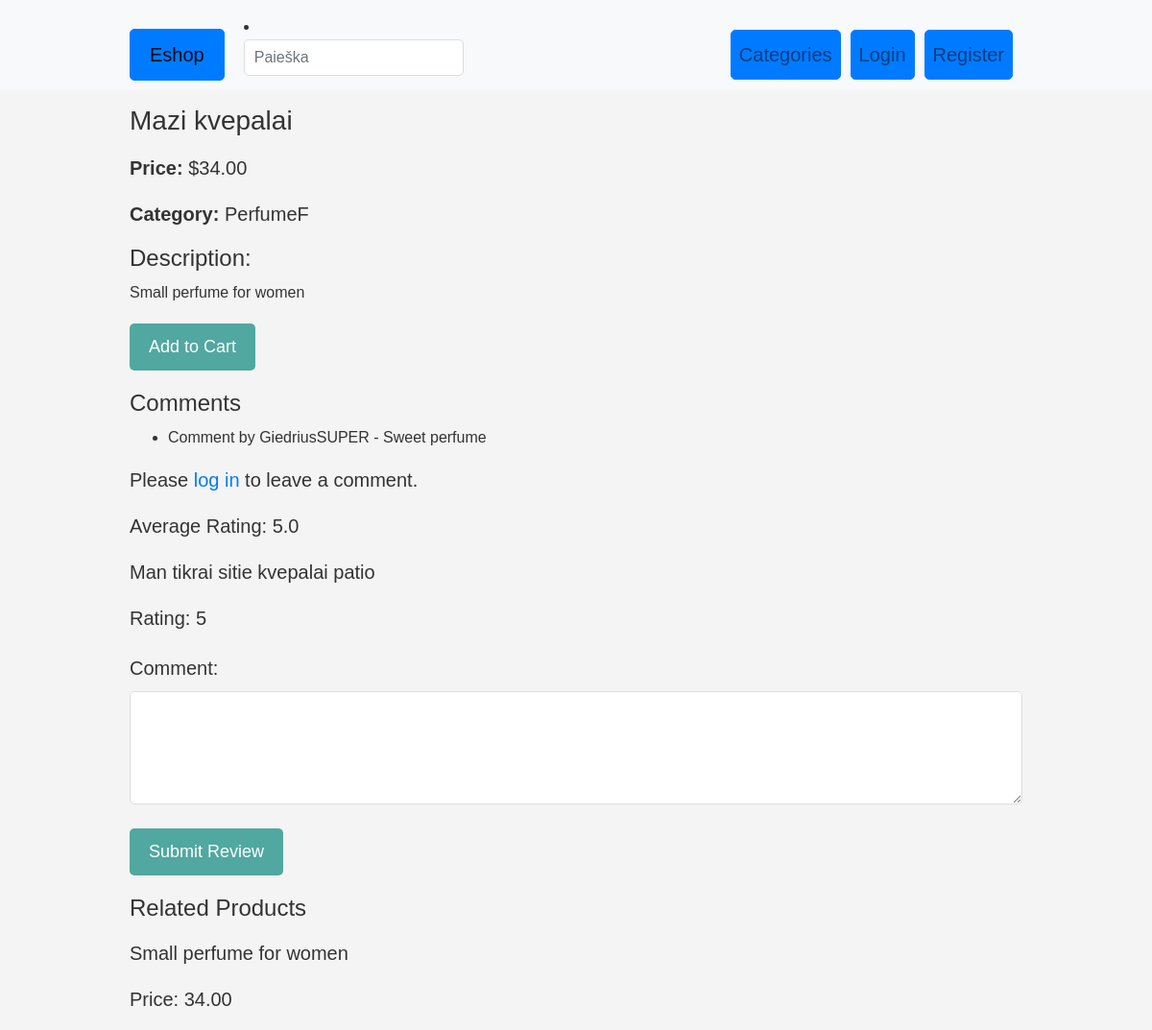
The app's page /product/2/, older data.
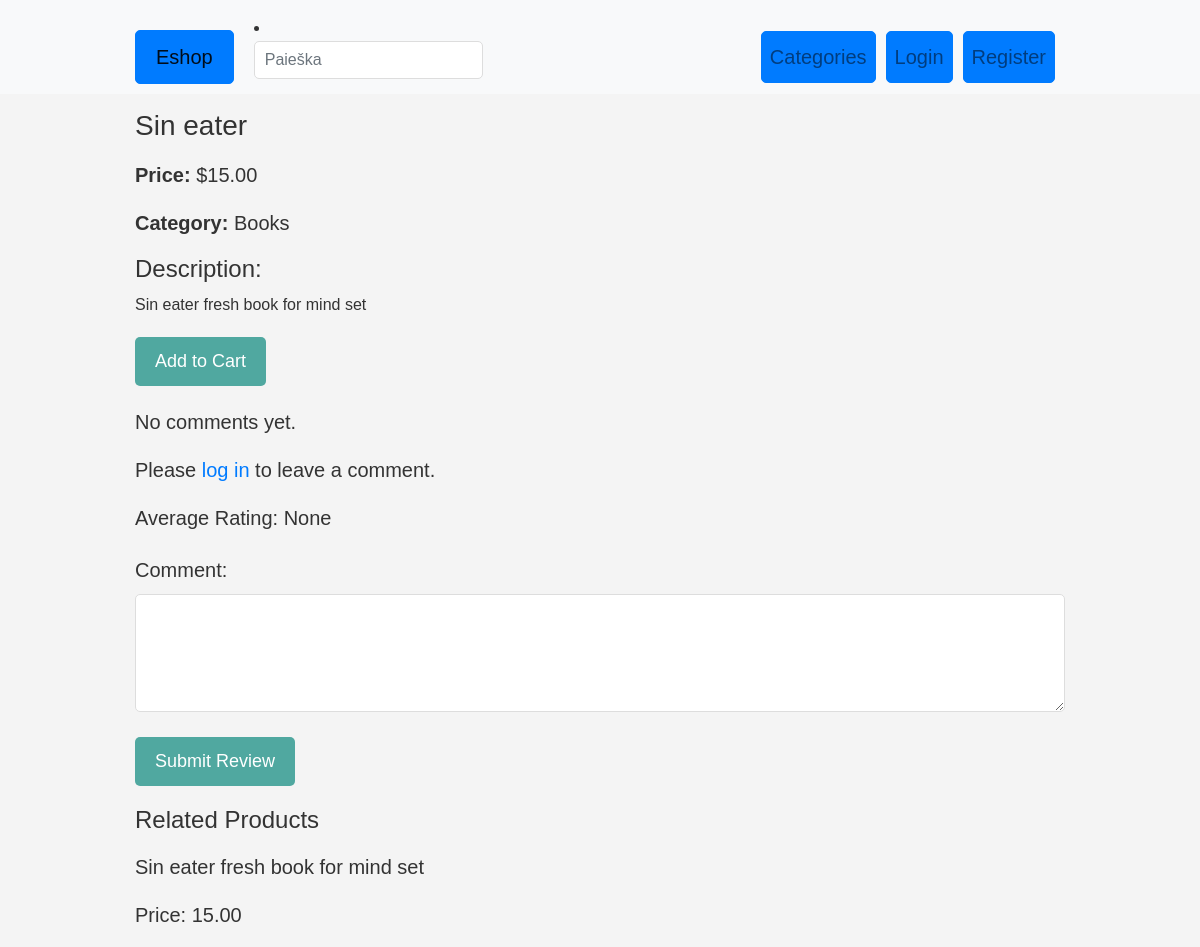
The same page, newer data.
### eshopas_app/models.py (models this page shows, shortened)
class Product(models.Model):
    product_id = models.IntegerField(default=0)
    name = models.CharField(max_length=100)
    price = models.DecimalField(max_digits=10, decimal_places=2)
    category = models.ForeignKey(Category, on_delete=models.CASCADE, default=1)
    image = models.ImageField(upload_to='product_images/', blank=True, null=True)
    thumbnail = ImageSpecField(source='image', processors=[ResizeToFill(150, 200)], format='JPEG', options={'quality': 90})
    is_featured = models.BooleanField(default=True)
    stock = models.PositiveIntegerField(default=0)
    description = models.TextField(blank=True)
    favorites = models.ManyToManyField(User, related_name='favorites', blank=True)
    def avg_rating(self):
        if self.reviews.exists():
            return self.reviews.aggregate(models.Avg('rating'))['rating__avg']
        return None

class Category(models.Model):
    name = models.CharField(max_length=100)
    type = models.SlugField(max_length=100, unique=True)
    description = models.TextField(blank=True)

class Comment(models.Model):
    user = models.ForeignKey(User, on_delete=models.CASCADE)
    product = models.ForeignKey(Product, on_delete=models.CASCADE)
    comment = models.TextField()
    created_at = models.DateTimeField(auto_now_add=True)

class Review(models.Model):
    order = models.ForeignKey('Order', on_delete=models.CASCADE, related_name='reviews', default=None)
    username = models.CharField(max_length=100)
    email = models.EmailField()
    reviewed_product = models.ForeignKey(
        Product,
        related_name='reviews',
        on_delete=models.CASCADE,
        default=5  # Default value for reviewed_product
    )
    user = models.ForeignKey(
        User,
        on_delete=models.CASCADE,
        default=5  # Default value for user
    )
    rating = models.PositiveIntegerField(
        choices=((1, '1 Star'), (2, '2 Stars'), (3, '3 Stars'), (4, '4 Stars'), (5, '5 Stars')),
        default=5
    )
    comment = models.TextField(default="Default Comment")
    date_posted = models.DateTimeField(default=timezone.now)
    approved = models.BooleanField(default=False)

### eshopas_app/views.py (the view)
# urls.py: path('product/<int:product_id>/', views.product_detail, name='product_detail'),
def product_detail(request, product_id):
    product = get_object_or_404(Product, pk=product_id)
    comments = Comment.objects.filter(product=product).order_by('-created_at')
    if request.method == 'POST' and request.user.is_authenticated:
        form = ProductCommentForm(request.POST)
        if form.is_valid():
            comment = form.save(commit=False)
            comment.user = request.user
            comment.product = product  # Set the product field
            comment.save()
            return redirect('product_detail', product_id=product.id)
    else:
        form = ProductCommentForm()
    context = {
        'product': product,
        'comments': comments,
        'form': form,
    }
    return render(request, 'product_detail.html', context)

### eshopas_app/forms.py
class ProductCommentForm(forms.ModelForm):
    class Meta:
        model = Comment
        fields = ['comment']
        widgets = {
            'comment': forms.Textarea(attrs={'rows': 3}),
        }

### eshopas_app/templates/product_detail.html (shortened to what this page needs)
{% extends 'base.html' %}
{% load static %}
{% load myfilters %}
{% block content %}
  <h1>{{ product.name }}</h1>
  <p><strong>Price:</strong> ${{ product.price }}</p>
  <p><strong>Category:</strong> {{ product.category.name }}</p>
  <h2>Description:</h2>
  <div>{{ product.description|safe }}</div>
    <form method="post" action="{% url 'add_to_cart' product.id %}">
        <button type="submit">Add to Cart</button>
    </form>
  {% if comments %}
    <h2>Comments</h2>
    <ul>
      {% for comment in comments %}
        <li>
          Comment by {{ comment.user.username }} - {{ comment.comment }}
        </li>
      {% endfor %}
    </ul>
  {% else %}
    <p>No comments yet.</p>
  {% endif %}
  {% if user.is_authenticated %}
    <form method="post" action="{% url 'add_comment' product.id %}">
      {% csrf_token %}
      <label for="comment">Add a comment:</label>
      <textarea name="comment" id="comment" rows="4" required></textarea>
      <button type="submit">Post Comment</button>
    </form>
  {% else %}
    <p>Please <a href="{% url 'login' %}">log in</a> to leave a comment.</p>
  {% endif %}
    <p>Average Rating: {{ product.avg_rating }}</p>
    {% for review in product.reviews.all %}
    <div class="review">
        <p>{{ review.comment }}</p>
        <p>Rating: {{ review.rating }}</p>
    </div>
{% endfor %}
    <form method="post" action="{% url 'leave_review' product_id=product.id %}">
    {{ form.as_p }}
    <button type="submit">Submit Review</button>
    </form>
  <h3>Related Products</h3>
    <p>{{ product.description }}</p>
    <p>Price: {{ product.price }}</p>
{% endblock %}

Row changes from the older to the newer data that the page shows:
removed Comment: user.username "GiedriusSUPER", comment "Sweet perfume"
no longer on this page (row edited): Review: comment "Man tikrai sitie kvepalai patio", rating "5"
changed Product: name "Mazi kvepalai" → "Sin eater"; price "34.00" → "15.00"; category.name "PerfumeF" → "Books"; description "Small perfume for women" → "Sin eater fresh book for mind set"; avg_rating "5.0" → "None"
Text that changed along with them:
text no longer shown: "Comments"
text now shown: "No comments yet."
